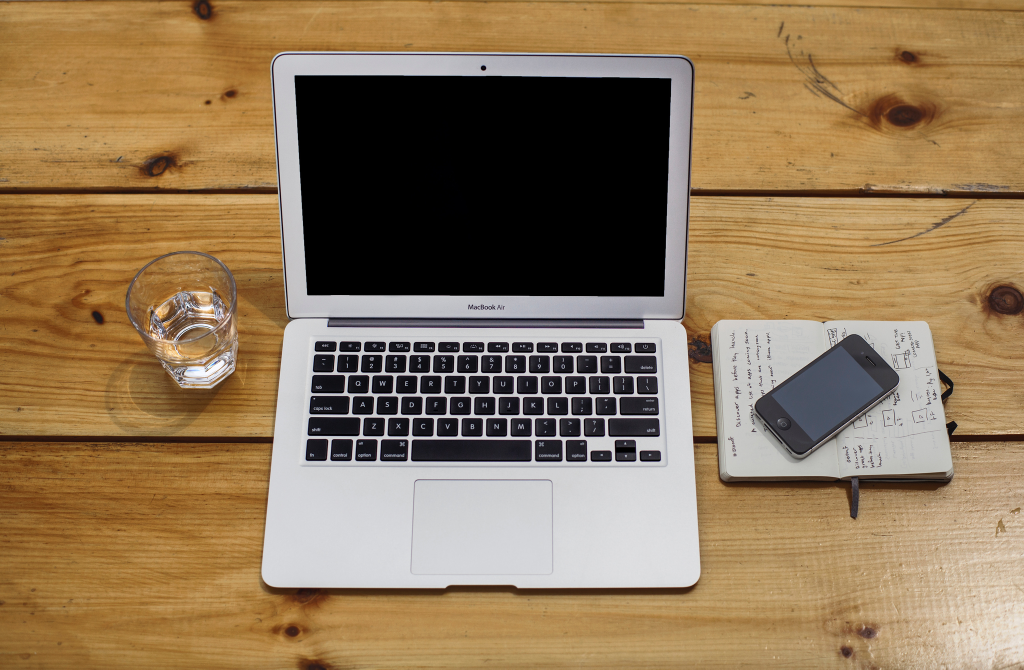
#> input picture datasets/CLIC/alejandro-escamilla-6.png, 2048 x 1339 px (shown at 1/2 size)
$ python -i saliency_spectral.py   (imports and definitions only)
#> lines starting #> are read from the running program, lines starting #| are printed output that depends on the picture
import numpy as np
import cv2


def _compute_spectral_residual(gray_img: np.ndarray) -> np.ndarray:
    """Internal helper to compute spectral residual on a single-channel image."""
    # 1. Transform to frequency domain (DFT)
    dft = np.fft.fft2(gray_img.astype(np.float32))
    magnitude = np.abs(dft)
    phase = np.angle(dft)

    # 2. Find unusual frequencies (the "spectral residual")
    log_magnitude = np.log(magnitude + 1e-8)
    smoothed = cv2.GaussianBlur(log_magnitude, (3, 3), 0)
    residual = log_magnitude - smoothed

    # 3. Convert back to spatial domain
    saliency_fft = np.exp(residual) * np.exp(1j * phase)
    saliency = np.abs(np.fft.ifft2(saliency_fft))

    return saliency


def detect_spectral_residual(image_path: str, scales: list = [0.5, 1.0, 1.5]) -> np.ndarray:
    """
    Computes the saliency map of an image using the Multi-Scale Spectral Residual method.
    This captures both fine details and larger structures, resulting in better moderate-bit regions.
    """
    image = cv2.imread(image_path)
#> image is the input picture: shape (1339, 2048, 3); mean B, G, R 88.4, 119.8, 144.5
    if image is None:
        raise FileNotFoundError(f"Could not read image from {image_path}")

    h, w = image.shape[:2]

    # 1. Prepare image (convert to grayscale)
    if len(image.shape) == 3:
        gray = cv2.cvtColor(image, cv2.COLOR_BGR2GRAY)
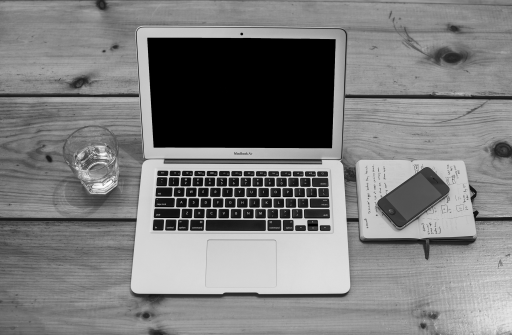
#> gray: shape (1339, 2048) (shown at 1/4 size); min 0, max 255, mean 123.6
    else:
        gray = image

    # 2. Multi-scale detection
    saliency_maps = []
    for scale in scales:
        # Resize image for current scale
        new_h, new_w = int(h * scale), int(w * scale)
        if new_h < 10 or new_w < 10:  # Minimum size for meaningful DFT
            continue

        scaled_gray = cv2.resize(gray, (new_w, new_h), interpolation=cv2.INTER_LINEAR)

        # Compute spectral residual at this scale
        sal = _compute_spectral_residual(scaled_gray)

        # Resize back to original size
        sal_resized = cv2.resize(sal, (w, h), interpolation=cv2.INTER_LINEAR)
        saliency_maps.append(sal_resized)
#> this loop made 3 passes
#> pass 1, in detect_spectral_residual, `scaled_gray = cv2.resize(gray, (new_w, new_h), interpolation=cv2.INTER..`:
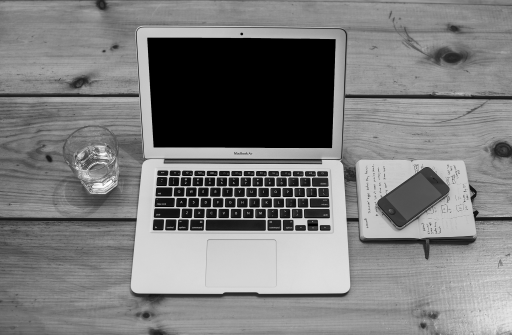
#> scaled_gray: shape (669, 1024) (shown at 1/2 size); min 0, max 255, mean 123.5
#> pass 1, in _compute_spectral_residual, `phase = np.angle(dft)`:
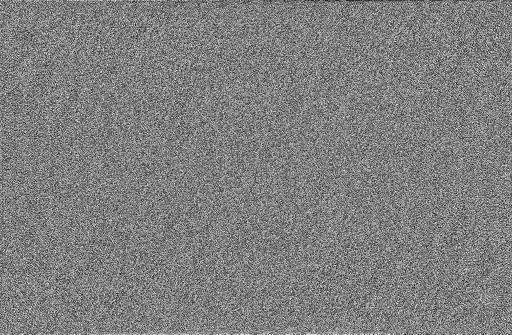
#> phase: shape (669, 1024) float64 (shown at 1/2 size); min -3.14, max 3.14, mean -3.24e-18; drawn with min black and max white
#> pass 1, in _compute_spectral_residual, `log_magnitude = np.log(magnitude + 1e-8)`:
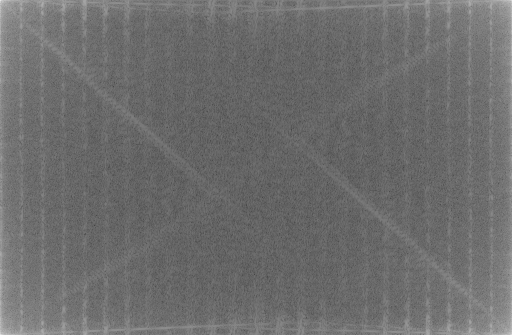
#> log_magnitude: shape (669, 1024) float64 (shown at 1/2 size); min 1.26, max 18.25, mean 8.55; drawn with min black and max white
#> after the loop:
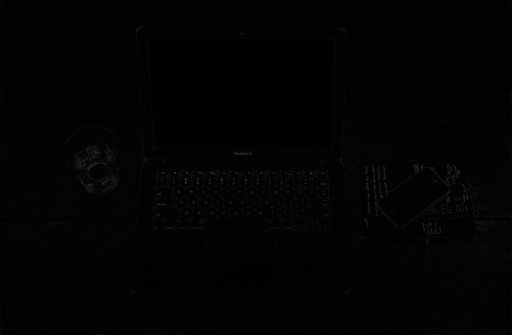
#> sal: shape (2008, 3072) float64 (shown at 1/6 size); min 1.73e-08, max 0.0216, mean 0.000277; drawn with min black and max white
#> after the loop, saliency_maps = 3 items

    # 3. Fuse scales (Mean)
    if not saliency_maps:
        # Fallback to single scale if something went wrong
        fused_saliency = _compute_spectral_residual(gray)
    else:
        fused_saliency = np.mean(saliency_maps, axis=0)

    # 4. Final smoothing and normalization
    fused_saliency = cv2.GaussianBlur(fused_saliency.astype(np.float32), (9, 9), 0)
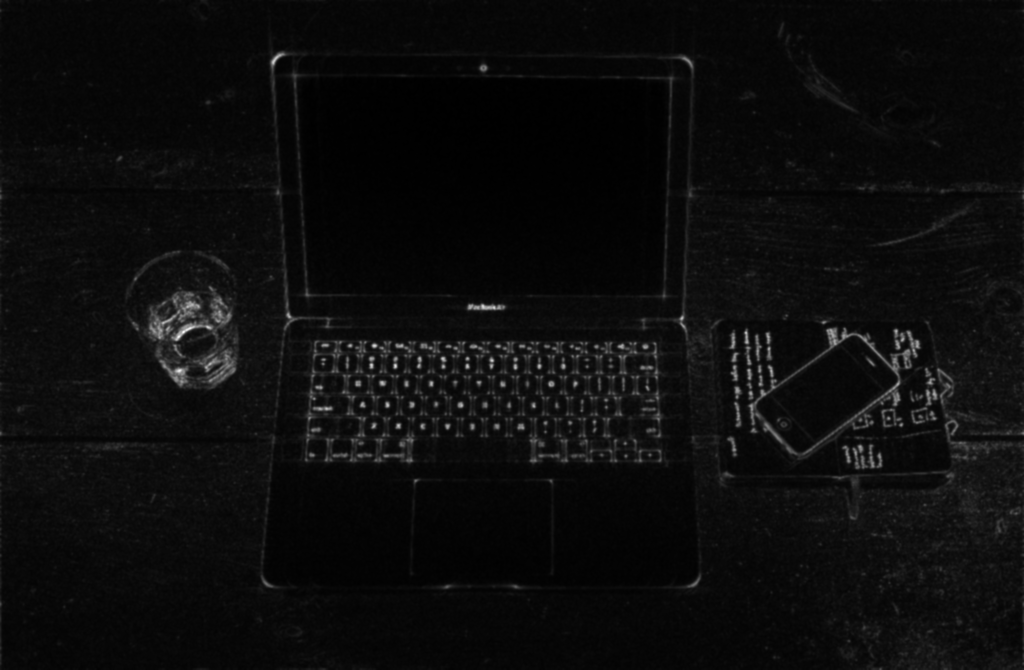
#> fused_saliency: shape (1339, 2048) float32 (shown at 1/2 size); min 5.03e-05, max 0.0087, mean 0.000478; drawn with min black and max white

    # Normalize to [0, 1]
    f_min = fused_saliency.min()
#> f_min = 5.03e-05
    f_max = fused_saliency.max()
#> f_max = 0.0087
    if f_max > f_min:
        fused_saliency = (fused_saliency - f_min) / (f_max - f_min + 1e-8)
    else:
        fused_saliency = np.zeros_like(fused_saliency)

    return fused_saliency

>>> result = detect_spectral_residual('../datasets/CLIC/alejandro-escamilla-6.png')

$ run again, on datasets/CLIC/ales-krivec-15949.png
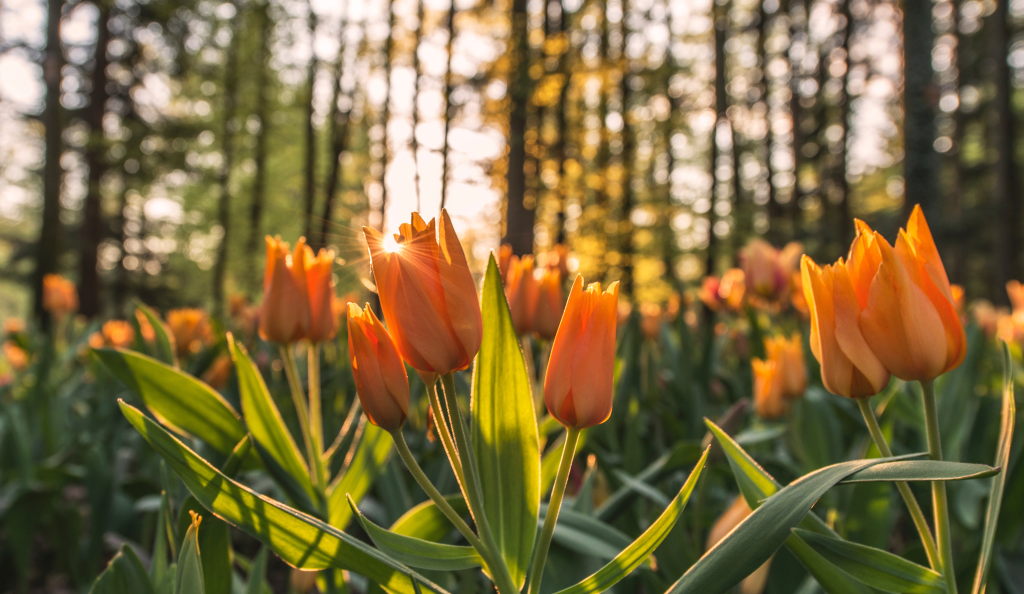
#> input picture datasets/CLIC/ales-krivec-15949.png, 2048 x 1188 px (shown at 1/2 size)
#> in detect_spectral_residual, image is the input picture: shape (1188, 2048, 3); mean B, G, R 64.4, 106.6, 124.8
#> the loop in detect_spectral_residual, `for scale in scales:` made 3 passes
#> pass 1, in _compute_spectral_residual, `log_magnitude = np.log(magnitude + 1e-8)`:
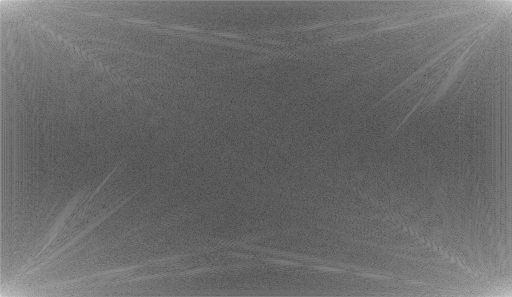
#> log_magnitude: shape (594, 1024) float64 (shown at 1/2 size); min 0.227, max 17.99, mean 7.68; drawn with min black and max white
#> after the loop in detect_spectral_residual, `for scale in scales:`: saliency_maps = 3 items
#> in detect_spectral_residual, `fused_saliency = cv2.GaussianBlur(fused_saliency.astype(np.float32), (..`:
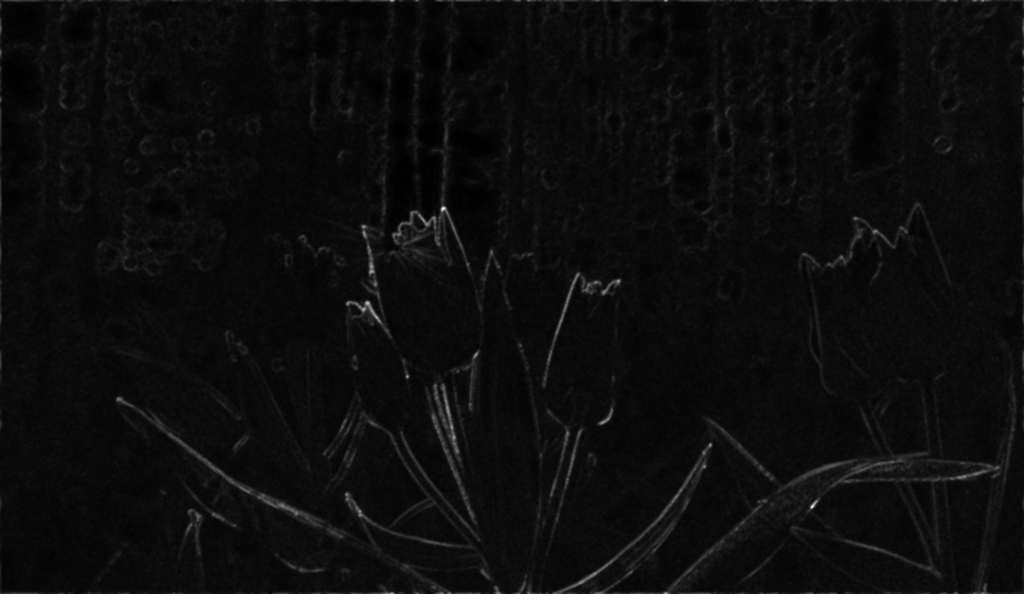
#> fused_saliency: shape (1188, 2048) float32 (shown at 1/2 size); min 9.88e-05, max 0.0108, mean 0.000626; drawn with min black and max white
#> f_min = 9.88e-05
#> f_max = 0.0108

$ run again, on datasets/CLIC/amy-zhang-15940.png
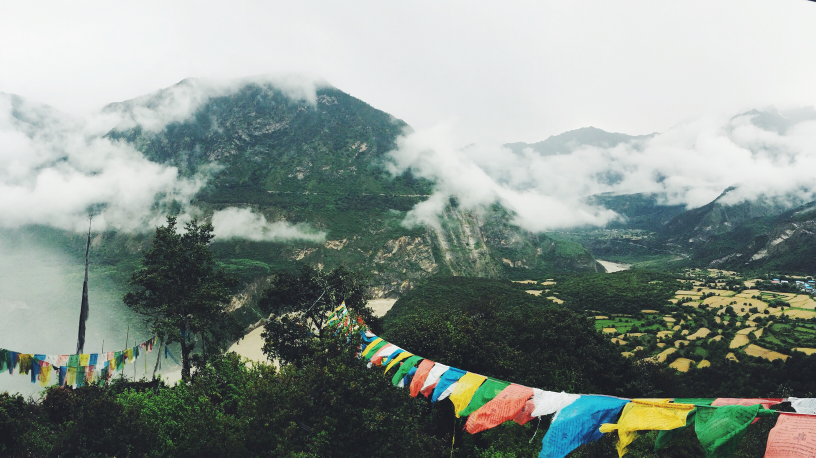
#> input picture datasets/CLIC/amy-zhang-15940.png, 1632 x 915 px (shown at 1/2 size)
#> in detect_spectral_residual, image is the input picture: shape (915, 1632, 3); mean B, G, R 140.4, 146.5, 135.9
#> the loop in detect_spectral_residual, `for scale in scales:` made 3 passes
#> pass 1, in _compute_spectral_residual, `log_magnitude = np.log(magnitude + 1e-8)`:
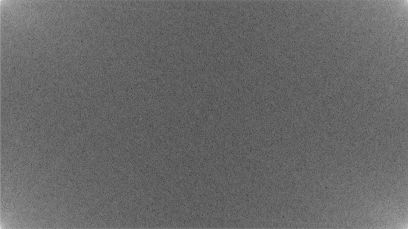
#> log_magnitude: shape (457, 816) float64 (shown at 1/2 size); min 2.19, max 17.79, mean 8.57; drawn with min black and max white
#> after the loop in detect_spectral_residual, `for scale in scales:`: saliency_maps = 3 items
#> in detect_spectral_residual, `fused_saliency = cv2.GaussianBlur(fused_saliency.astype(np.float32), (..`:
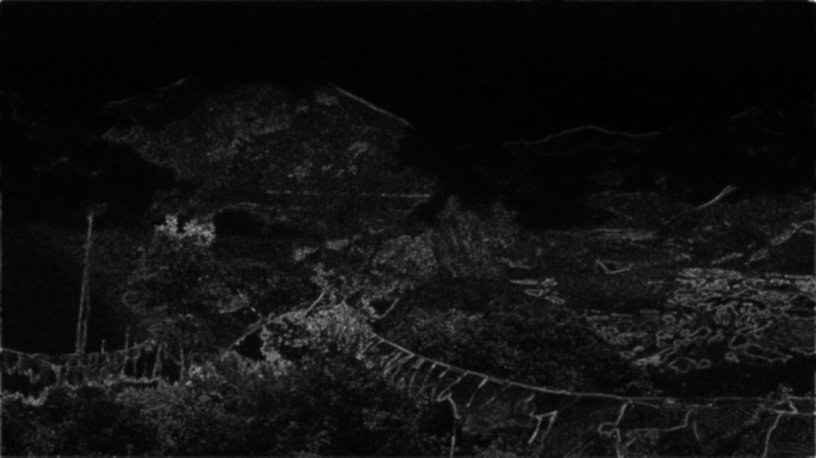
#> fused_saliency: shape (915, 1632) float32 (shown at 1/2 size); min 6.78e-05, max 0.0098, mean 0.000704; drawn with min black and max white
#> f_min = 6.78e-05
#> f_max = 0.0098
